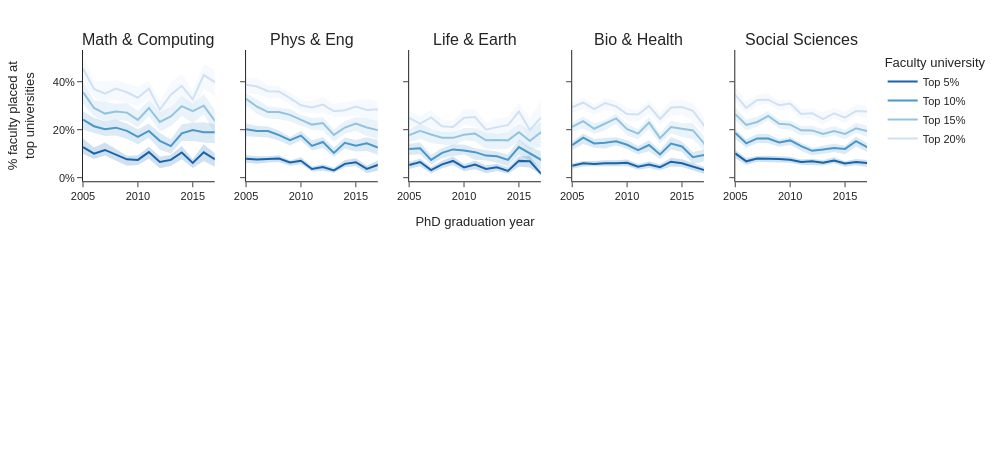

Source (notebook cell):
### Code cell
# plot line chart
# Create subplots with facets for 'phd_community' and 'inst_type'
fig = make_subplots(
    rows=2, 
    cols=len(data['phd_community'].unique()), 
    subplot_titles=list(community_names.values()),
    shared_xaxes=False,
    shared_yaxes=True,
)

colors = generate_gradient_colors(4, 'Blues_r')

# Plot lines for each combination of 'rank' and facet columns
for community_index, phd_community in enumerate(community_names.keys()):
    for r, rank_value in enumerate([5, 10, 15, 20]):
            filtered_data = data[
                (data['rank'] == f'rank{rank_value}') & 
                (data['phd_community'] == phd_community)
            ]
            fig = add_lines_with_errorband(
                fig,
                x=filtered_data['DegreeYear'],
                y=filtered_data['pct'],
                upper=filtered_data['upper'],
                lower=filtered_data['lower'],
                name=f"Top {rank_value}%",
                color=colors[r],
                showlegend=True if community_index==0 else False,
                row=1,
                col=community_index+1
            )

# Update axis labels and layout
plot_styling(fig, size=[450, 1000])
fig.update_layout(legend=dict(title="Faculty university"))
fig.update_xaxes(range=[2005, 2017])
fig.update_xaxes(title_text="PhD graduation year", col=3)
fig.update_yaxes(tickformat=".0%")
fig.update_yaxes(title_text=r"% faculty placed at<br>top universities", col=1)

fig.show()
